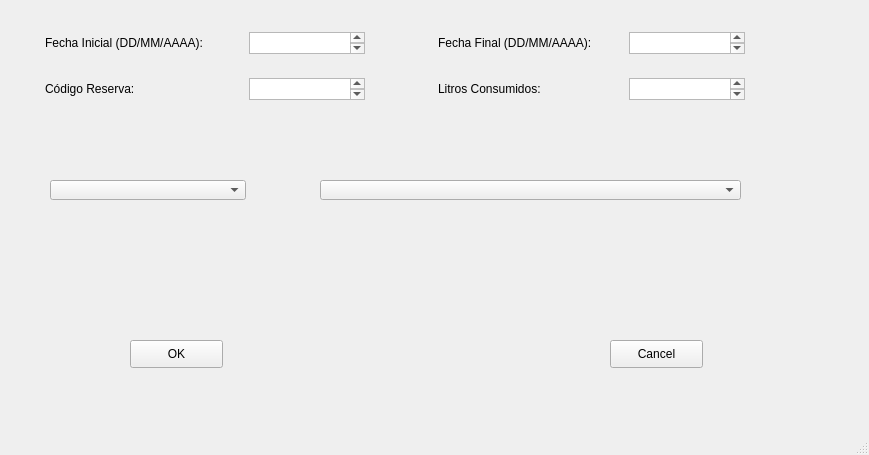
<?xml version="1.0" encoding="UTF-8"?>
<ui version="4.0">
 <class>MainWindow</class>
 <widget class="QMainWindow" name="MainWindow">
  <property name="geometry">
   <rect>
    <x>0</x>
    <y>0</y>
    <width>869</width>
    <height>455</height>
   </rect>
  </property>
  <property name="windowTitle">
   <string>MainWindow</string>
  </property>
  <widget class="QWidget" name="centralwidget">
   <widget class="QTextEdit" name="textFecInicial">
    <property name="geometry">
     <rect>
      <x>249</x>
      <y>32</y>
      <width>116</width>
      <height>22</height>
     </rect>
    </property>
   </widget>
   <widget class="QTextEdit" name="textFecFinal">
    <property name="geometry">
     <rect>
      <x>629</x>
      <y>32</y>
      <width>116</width>
      <height>22</height>
     </rect>
    </property>
   </widget>
   <widget class="QTextEdit" name="textLitros">
    <property name="geometry">
     <rect>
      <x>629</x>
      <y>78</y>
      <width>116</width>
      <height>22</height>
     </rect>
    </property>
   </widget>
   <widget class="QTextEdit" name="textCodReserva">
    <property name="geometry">
     <rect>
      <x>249</x>
      <y>78</y>
      <width>116</width>
      <height>22</height>
     </rect>
    </property>
   </widget>
   <widget class="QLabel" name="labelFechaInicial">
    <property name="geometry">
     <rect>
      <x>45</x>
      <y>35</y>
      <width>192</width>
      <height>16</height>
     </rect>
    </property>
    <property name="text">
     <string>Fecha Inicial (DD/MM/AAAA):</string>
    </property>
   </widget>
   <widget class="QLabel" name="labelFechaFinal">
    <property name="geometry">
     <rect>
      <x>438</x>
      <y>35</y>
      <width>179</width>
      <height>16</height>
     </rect>
    </property>
    <property name="text">
     <string>Fecha Final (DD/MM/AAAA):</string>
    </property>
   </widget>
   <widget class="QLabel" name="labelLitros">
    <property name="geometry">
     <rect>
      <x>438</x>
      <y>81</y>
      <width>152</width>
      <height>16</height>
     </rect>
    </property>
    <property name="text">
     <string>Litros Consumidos:</string>
    </property>
   </widget>
   <widget class="QLabel" name="labelCodigoReserva">
    <property name="geometry">
     <rect>
      <x>45</x>
      <y>81</y>
      <width>167</width>
      <height>16</height>
     </rect>
    </property>
    <property name="text">
     <string>Código Reserva:</string>
    </property>
   </widget>
   <widget class="QComboBox" name="comboBox_Coches">
    <property name="geometry">
     <rect>
      <x>320</x>
      <y>180</y>
      <width>421</width>
      <height>20</height>
     </rect>
    </property>
   </widget>
   <widget class="QComboBox" name="comboBox_Clientes">
    <property name="geometry">
     <rect>
      <x>50</x>
      <y>180</y>
      <width>196</width>
      <height>20</height>
     </rect>
    </property>
   </widget>
   <widget class="QPushButton" name="pushButton">
    <property name="geometry">
     <rect>
      <x>130</x>
      <y>340</y>
      <width>93</width>
      <height>28</height>
     </rect>
    </property>
    <property name="text">
     <string>OK</string>
    </property>
   </widget>
   <widget class="QPushButton" name="pushButton_2">
    <property name="geometry">
     <rect>
      <x>610</x>
      <y>340</y>
      <width>93</width>
      <height>28</height>
     </rect>
    </property>
    <property name="text">
     <string>Cancel</string>
    </property>
   </widget>
  </widget>
  <widget class="QMenuBar" name="menubar">
   <property name="geometry">
    <rect>
     <x>0</x>
     <y>0</y>
     <width>869</width>
     <height>26</height>
    </rect>
   </property>
  </widget>
  <widget class="QStatusBar" name="statusbar"/>
 </widget>
 <resources/>
 <connections/>
</ui>
